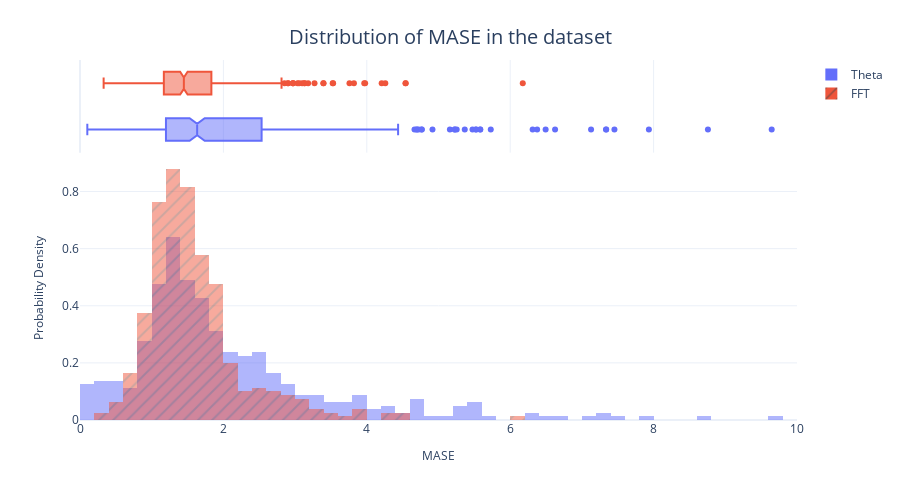

The notebook cell this image was saved under:
### Code cell
fig = px.histogram(baseline_metrics_df, 
                   x="MASE", 
                   color="Algorithm",
                   pattern_shape="Algorithm", 
                   marginal="box", 
                   nbins=500, 
                   barmode="overlay",
                   histnorm="probability density")
fig = format_plot(fig, xlabel="MASE", ylabel="Probability Density", title="Distribution of MASE in the dataset")
fig.update_layout(xaxis_range=[0,10])
fig.write_image("imgs/chapter_4/mase_dist.png")
fig.show()

### Figure 1 — Plotly figure (JSON) as saved in the notebook; plotly's stock layout.template omitted (floating-point values rounded to 4 significant figures; data arrays with more than 128 entries replaced by an {"elided": "..."} marker saying what was removed)
{"data": [{"alignmentgroup": "True", "bingroup": "x", "histnorm": "probability density", "hovertemplate": "Algorithm=Theta<br>MASE=%{x}<br>probability density=%{y}<extra></extra>", "legendgroup": "Theta", "marker": {"color": "#636efa", "opacity": 0.5, "pattern": {"shape": ""}}, "name": "Theta", "nbinsx": 500, "offsetgroup": "Theta", "orientation": "v", "showlegend": true, "type": "histogram", "x": {"elided": "399 float values"}, "xaxis": "x", "yaxis": "y"}, {"alignmentgroup": "True", "hovertemplate": "Algorithm=Theta<br>MASE=%{x}<extra></extra>", "legendgroup": "Theta", "marker": {"color": "#636efa"}, "name": "Theta", "notched": true, "offsetgroup": "Theta", "showlegend": false, "type": "box", "x": {"elided": "399 float values"}, "xaxis": "x2", "yaxis": "y2"}, {"alignmentgroup": "True", "bingroup": "x", "histnorm": "probability density", "hovertemplate": "Algorithm=FFT<br>MASE=%{x}<br>probability density=%{y}<extra></extra>", "legendgroup": "FFT", "marker": {"color": "#EF553B", "opacity": 0.5, "pattern": {"shape": "/"}}, "name": "FFT", "nbinsx": 500, "offsetgroup": "FFT", "orientation": "v", "showlegend": true, "type": "histogram", "x": {"elided": "399 float values"}, "xaxis": "x", "yaxis": "y"}, {"alignmentgroup": "True", "hovertemplate": "Algorithm=FFT<br>MASE=%{x}<extra></extra>", "legendgroup": "FFT", "marker": {"color": "#EF553B"}, "name": "FFT", "notched": true, "offsetgroup": "FFT", "showlegend": false, "type": "box", "x": {"elided": "399 float values"}, "xaxis": "x2", "yaxis": "y2"}], "layout": {"autosize": false, "barmode": "overlay", "height": 500, "legend": {"title": {}, "tracegroupgap": 0}, "margin": {"t": 60}, "title": {"font": {"size": 20}, "text": "Distribution of MASE in the dataset", "x": 0.5, "xanchor": "center", "yanchor": "top"}, "width": 900, "xaxis": {"anchor": "y", "domain": [0, 1], "range": [0, 10], "title": {"font": {"size": 12}, "text": "MASE"}, "type": "linear"}, "xaxis2": {"anchor": "y2", "domain": [0, 1], "matches": "x", "showgrid": true, "showticklabels": false, "type": "linear"}, "yaxis": {"anchor": "x", "autorange": true, "domain": [0, 0.7326], "range": [0, 0.9234], "title": {"font": {"size": 12}, "text": "Probability Density"}}, "yaxis2": {"anchor": "x2", "autorange": true, "domain": [0.7426, 1], "matches": "y2", "range": [-0.5, 1.5], "showgrid": false, "showline": false, "showticklabels": false, "ticks": "", "type": "category"}}}
